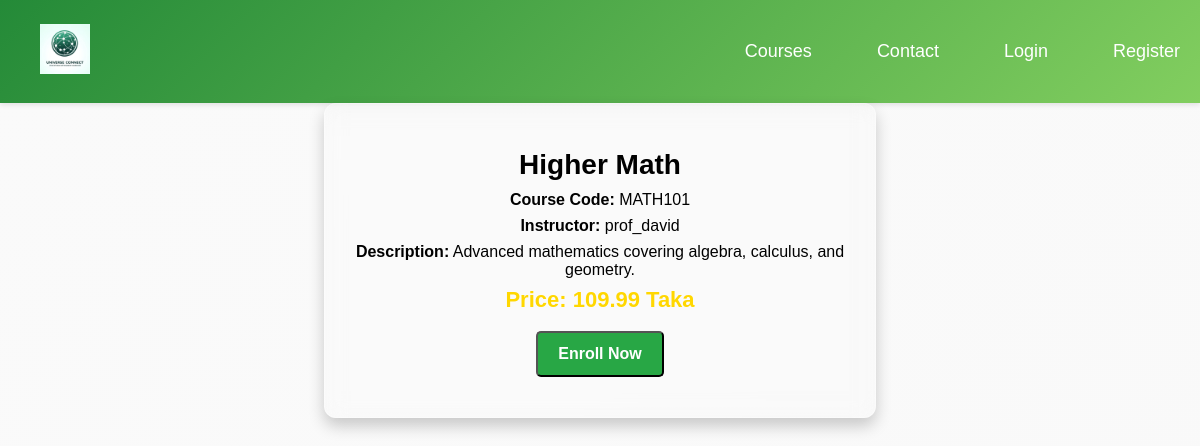
The page /Student/view/course_details.php?course=MATH101 on the database its author committed.
### tables this page shows
CREATE TABLE `offered_courses` (
  `id` int(11) NOT NULL,
  `course_name` varchar(255) NOT NULL,
  `course_code` varchar(50) NOT NULL,
  `course_description` text NOT NULL,
  `price` decimal(10,2) NOT NULL,
  `instructor_username` varchar(255) NOT NULL
);

### Student/model/db.php (called while the page is built, shortened)
<?php
function openCon() {
    $dbhost = "localhost";
    $dbusername = "root";
    $dbpassword = "";
    $dbname = "user";
    $connobject = new mysqli($dbhost, $dbusername, $dbpassword, $dbname);
    return $connobject;
}
function getCourseDetails($course_code) {
    $con = openCon();
    $sql = "SELECT * FROM offered_courses WHERE course_code = '$course_code'";
    $result = mysqli_query($con, $sql);
    $course = mysqli_fetch_assoc($result);
    return $course;
}
?>

### Student/view/course_details.php (the view, shortened to what this page needs)
<?php
include_once("../model/db.php");
$course_code = $_GET['course'];
$course = getCourseDetails($course_code);
?>
<!DOCTYPE html>
<html lang="en">
<head>
    <link rel="stylesheet" href="../css/viewDetails.css">
</head>
<body>
    <?php
        if(!isset($_SESSION['user'])){
            require('navbar.php');
        }else{
            require('stNavBar.php');
        }
    ?>
     <div class="container">
        <h1><?php echo ($course['course_name']); ?></h1>
        <p><strong>Course Code:</strong> <?php echo ($course['course_code']); ?></p>
        <p><strong>Instructor:</strong> <?php echo ($course['instructor_username']); ?></p>
        <p><strong>Description:</strong> <?php echo ($course['course_description']); ?></p>
        <p class="course-price">Price: <?php echo ($course['price']); ?> Taka</p>
        <button class="btn" id="enroll-btn" data-course-id="<?php echo $course['id']; ?>">Enroll Now</button>
    </div>
</body>
</html>

### Student/css/viewDetails.css (style rules this page uses)
body { background: linear-gradient(135deg, #fafafa, #f9f9f9); margin: 0; padding: 0; justify-content: center; align-items: center; height: 100vh; }
.container { max-width: 500px; background: rgba(255, 255, 255, 0.1); margin: auto; padding: 25px; box-shadow: 0px 8px 16px rgba(0, 0, 0, 0.2); border-radius: 12px; text-align: center; backdrop-filter: blur(10px); color: rgb(0, 0, 0); border: 1px solid rgba(255, 255, 255, 0.3); }
h1 { font-size: 28px; font-weight: 600; margin-bottom: 10px; }
p { font-size: 16px; color: #000000; margin: 8px 0; }
.course-price { font-size: 22px; font-weight: bold; color: #ffd700; }
.btn { display: inline-block; background: #28a745; color: white; padding: 12px 20px; text-decoration: none; border-radius: 5px; transition: 0.3s; font-size: 16px; font-weight: bold; margin-top: 10px; }

### Student/css/navbar.css (style rules this page uses)
body { font-family: 'Arial', sans-serif; margin: 0; padding: 0; background-color: #f9f9fc; }
h1 { text-align: center; margin-top: 20px; }

### rows shown on the page
offered_courses: course_name "Higher Math", course_code "MATH101", instructor_username "prof_david", course_description "Advanced mathematics covering algebra, calculus, and geometry.", price "109.99"
